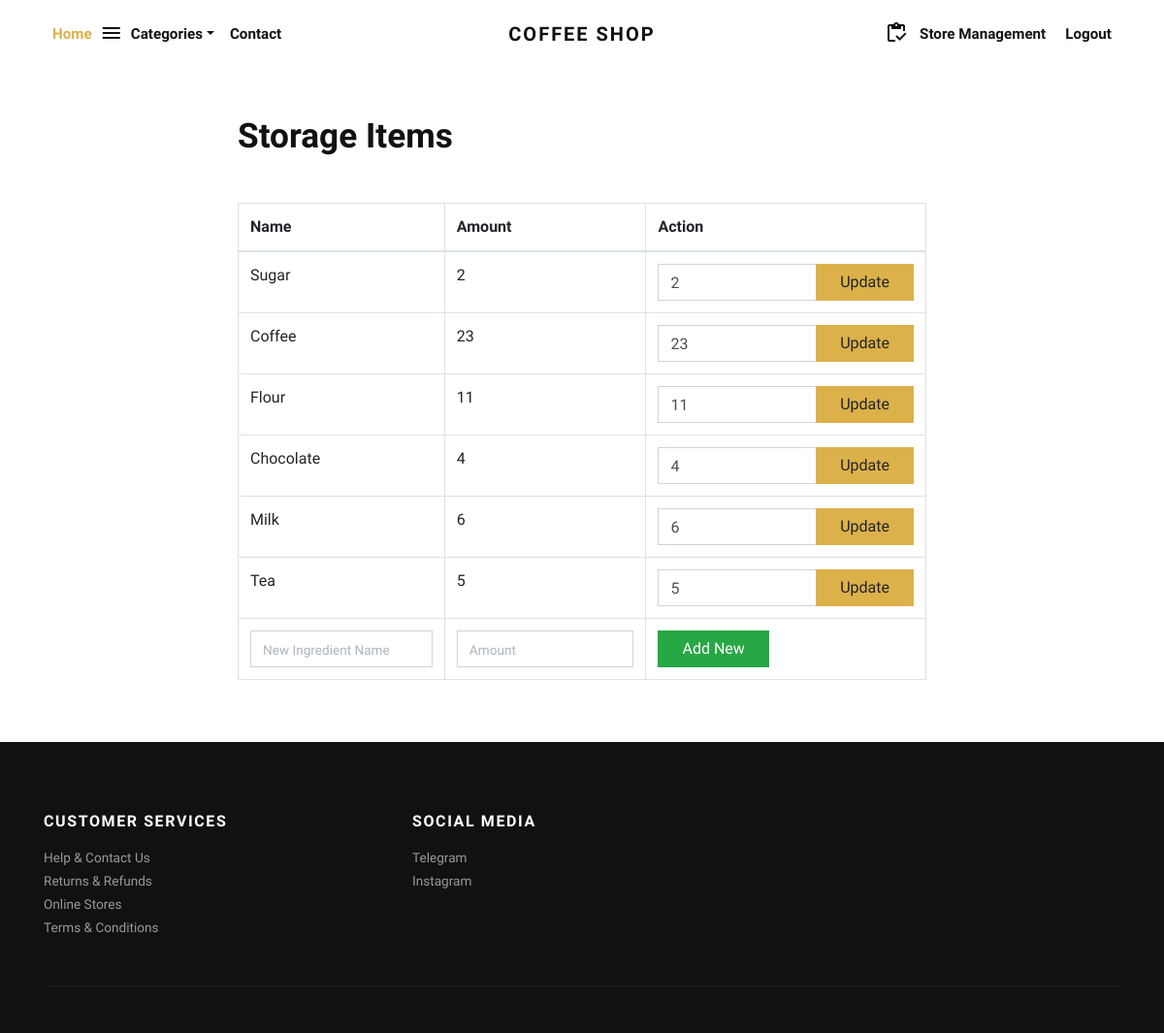
Page /storage/ (signed in) on the earlier database version.
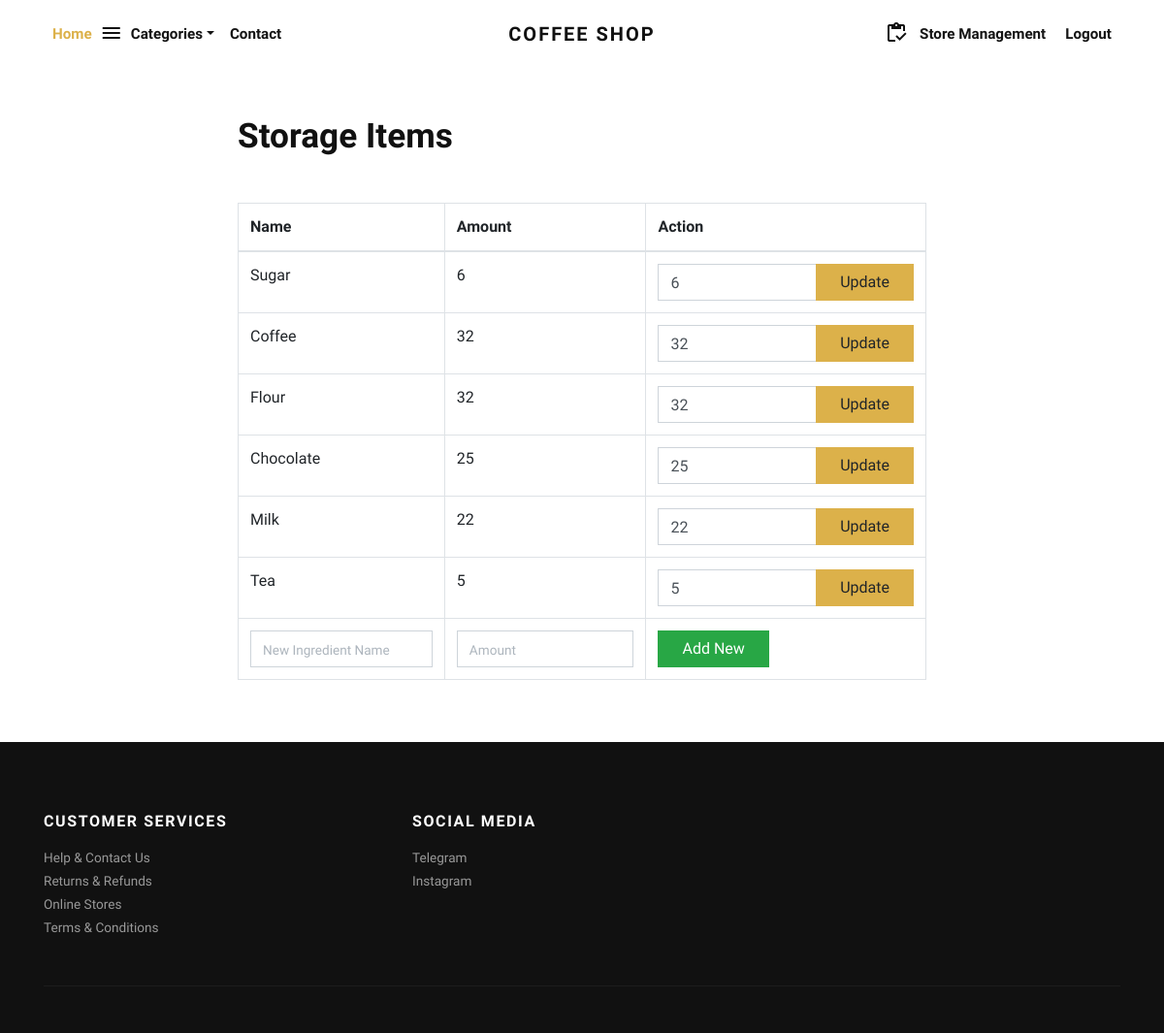
Same page on the later database version.
### store/models.py (models this page shows)
class Storage(models.Model):
    name=models.CharField(max_length=255, verbose_name="Name")
    amount=models.IntegerField(verbose_name="Amount")

### store/views.py (the view, shortened to what this page needs)
# urls.py: path('storage/', views.storage, name="storage"),
@user_passes_test(lambda u: u.is_staff)
def storage(request):
    storage_items = Storage.objects.all()
    categories_menu = Category.objects.all()
    return render(request, 'storage.html', {'storage_items': storage_items,'categories_menu':categories_menu})

### templates/storage.html (shortened to what this page needs)
{% extends 'base.html' %}
{% load static %}
{% block content %}
<div class="container py-5">
  <div class="col-md-8 offset-2">
    <h1 class="mb-5">Storage Items</h1>
    <table class="table table-bordered">
      <thead>
        <tr>
          <th>Name</th>
          <th>Amount</th>
          <th>Action</th>
        </tr>
      </thead>
      <tbody>
        {% for item in storage_items %}
        <tr>
          <td>{{ item.name }}</td>
          <td>{{ item.amount }}</td>
          <td>
            <form method="POST">
              <div class="input-group">
                <input type="number" name="new_amount" class="form-control" value="{{ item.amount }}">
                <div class="input-group-append">
                  <button type="submit" class="btn btn-primary">Update</button>
                </div>
              </div>
            </form>
          </td>
        </tr>
        {% endfor %}
        <tr>
          <form method="POST">
            <td>
              <input type="text" name="name" class="form-control" placeholder="New Ingredient Name">
            </td>
            <td>
              <input type="number" name="amount" class="form-control" placeholder="Amount">
            </td>
            <td>
              <button type="submit" class="btn btn-success">Add New</button>
            </td>
          </form>
        </tr>
      </tbody>
    </table>
  </div>
</div>
{% endblock %}

Differences in the rows shown:
changed Storage "Sugar": amount "2" → "6"; new_amount "2" → "6"
changed Storage "Coffee": amount "23" → "32"; new_amount "23" → "32"
changed Storage "Flour": amount "11" → "32"; new_amount "11" → "32"
changed Storage "Chocolate": amount "4" → "25"; new_amount "4" → "25"
changed Storage "Milk": amount "6" → "22"; new_amount "6" → "22"
